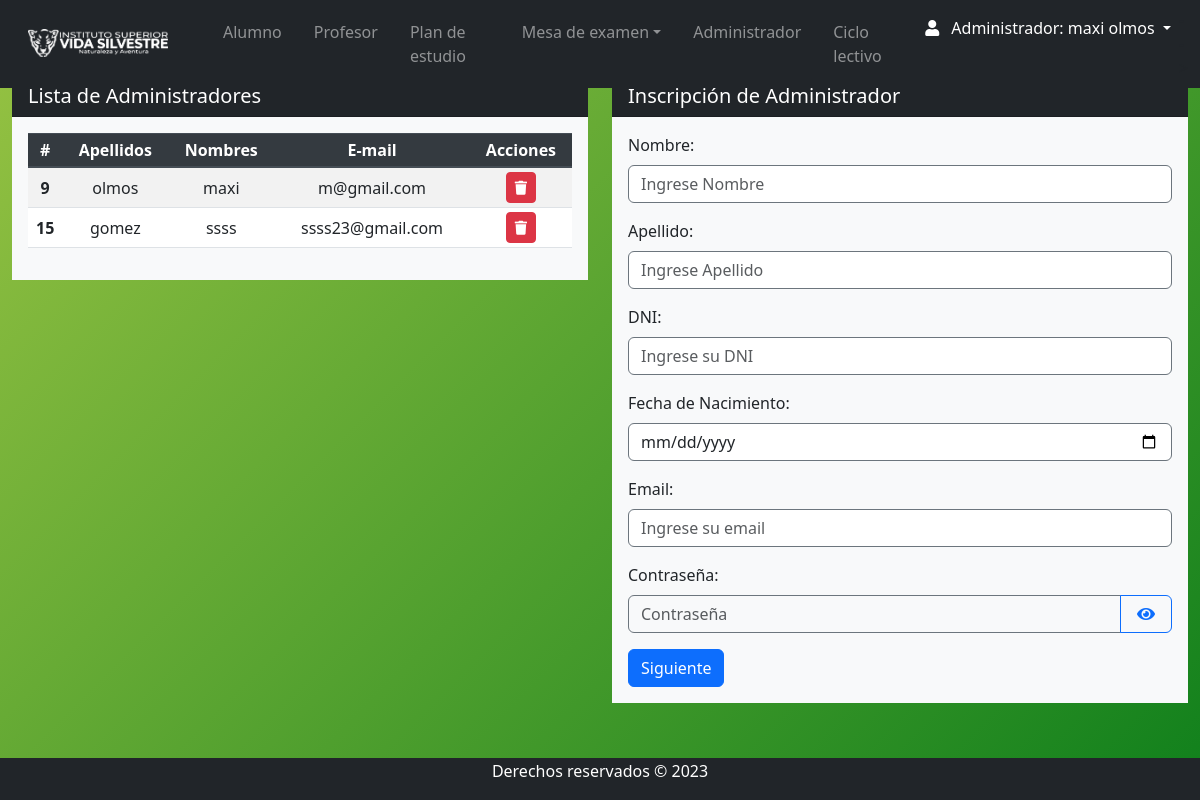
The app's page /Views/admin/admin_index.php (signed in) with its own data.
### tables this page shows
CREATE TABLE `persona` (
  `id_persona` int(11) NOT NULL,
  `nombre` varchar(35) NOT NULL,
  `apellido` varchar(35) NOT NULL,
  `fecha_nacimiento` date NOT NULL,
  `DNI` int(11) NOT NULL,
  `celular` varchar(15) DEFAULT NULL,
  `email_correo` varchar(100) DEFAULT NULL,
  `direccion` varchar(55) DEFAULT NULL,
  `fecha_ingreso` date DEFAULT NULL,
  `pais` varchar(55) DEFAULT NULL,
  `ciudad` varchar(55) DEFAULT NULL,
  `contraseña` varchar(10) DEFAULT NULL,
  `id_rol` int(11) NOT NULL,
  `genero` varchar(15) DEFAULT NULL,
  `legajo` int(11) DEFAULT NULL,
  `titulo` varchar(100) DEFAULT NULL,
  `estado` varchar(11) DEFAULT NULL
);

### Views/admin/admin_index.php (the view, shortened to what this page needs)
<?php require 'navbar.php'; ?>
<section class="content mt-3">
    <div class="row m-auto">
        <div class="col-sm">
            <div class="row">
                <div class="col">
                    <div class="card rounded-2 border-0 mb-3">
                        <h5 class="card-header bg-dark text-white">Lista de Administradores</h5>
                        <div class="card-body bg-light">
                            <form id="inscripcionForm" action="" method="post">
                                <table id="" class="table table-striped table-sm" style="width:100%">
                                    <thead class="thead-dark">
                                        <th>#</th>
                                        <th>Apellidos</th>
                                        <th>Nombres</th>
                                        <th>E-mail</th>
                                        <th>Acciones</th>
                                    </thead>
                                    <tbody>
                                        <?php
                                        try {
                                            $db = new PDO("mysql:host=$db_host;dbname=$db_name", $db_user, $db_password);
                                            $db->setAttribute(PDO::ATTR_ERRMODE, PDO::ERRMODE_EXCEPTION);
                                            $query = "SELECT * FROM persona WHERE id_rol = 3 AND estado = 'Activo'";
                                            $stmt = $db->prepare($query);
                                            $stmt->execute();
                                            $personas = $stmt->fetchAll(PDO::FETCH_ASSOC);
                                            foreach ($personas as $persona) {
                                        ?>
                                                <tr>
                                                    <th scope="row"><?php echo $persona['id_persona'] ?></th>
                                                    <td><?php echo $persona['apellido'] ?></td>
                                                    <td><?php echo $persona['nombre'] ?></td>
                                                    <td><?php echo $persona['email_correo'] ?></td>
                                                    <td class="text-center">
                                                        <div class="btn-group">
                                                            <a href="javascript:eliminar4(<?php echo $persona['id_persona']; ?>)" class="btn btn-danger btn-sm" type="button" title="Borrar">
                                                                <i class="fas fa-trash"></i>
                                                            </a>
                                                        </div>
                                                    </td>
                                                </tr>
                                        <?php
                                            }
                                        } catch (PDOException $e) {
                                            echo "Error de conexión: " . $e->getMessage();
                                        }
                                        ?>
                                    </tbody>
                                </table>
                            </form>
                        </div>
                    </div>
                </div>
                <div class="col">
                    <div class="card rounded-2 border-0">
                        <h5 class="card-header bg-dark text-white">Inscripción de Administrador</h5>
                        <div class="card-body bg-light">
                            <form id="formulario" action="" method="post">
                                <div id="parte1">
                                    <div class="form-group">
                                        <label for="nombre">Nombre:</label>
                                        <input type="text" class="form-control" name="nombre"  placeholder="Ingrese Nombre" required>
                                    </div>
                                    <div class="form-group">
                                        <label for="apellido">Apellido:</label>
                                        <input type="text" class="form-control" name="apellido"  placeholder="Ingrese Apellido" required>
                                    </div>
                                    <div class="form-group">
                                        <label for="dni">DNI:</label>
                                        <input type="text" class="form-control" name="dni" id="dni" placeholder="Ingrese su DNI" required>
                                    </div>
                                    <div class="form-group">
                                        <label for="fecha_nacimiento">Fecha de Nacimiento:</label>
                                        <input type="date" class="form-control" name="fecha_nacimiento" required>
                                    </div>
                                    <div class="form-group">
                                        <label for="email">Email:</label>
                                        <input type="email" class="form-control" name="email" id="email"  autocomplete="off" placeholder="Ingrese su email" required>
                                    </div>
                                </div>
                                <div class="form-group">
                                    <label for="passwordd">Contraseña:</label>
                                    <div class="input-group">
                                        <input class="form-control bg-light" type="password" placeholder="Contraseña" name="passwordd" id="passwordd" autocomplete="off" required />
                                        <button type="button" class="btn btn-outline-primary" name="toggle-eye" id="toggle-eye" onclick="togglePasswordVisibility()">
                                            <i class="fas fa-eye p-1"></i>
                                        </button>
                                    </div>
                                </div>
                                <button type="button" class="btn btn-primary" id="btnContinuar" onclick="mostrarSegundaParte()">Siguiente</button>
                            </form>
                        </div>
                    </div>
                </div>
            </div>
        </div>
</section>
<?php require 'footer.php'; ?>

### css/style.css (style rules this page uses)
body { background: linear-gradient(135deg, #98c343, #10801c); position: relative; padding-bottom: 10px; min-height: 100vh; }
input { border-style: solid !important; border-color: #6c757d !important; border-width: 1.5px !important; }
th, td { text-align: center !important; vertical-align: middle !important; }

### records on screen
persona: id_persona "9", apellido "olmos", nombre "maxi", email_correo "m@gmail.com"
persona: id_persona "15", apellido "gomez", nombre "ssss", email_correo "ssss23@gmail.com"

### other values on screen
$_SESSION['nombre'] "maxi"
$_SESSION['apellido'] "olmos"
